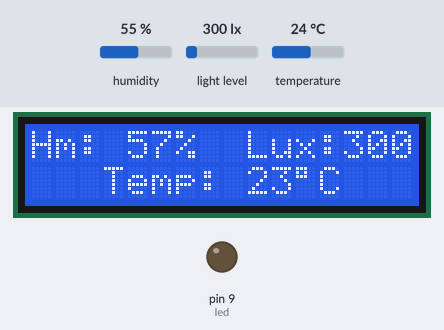
Simulated run of this sketch. Board: Arduino Uno, built with avr-gcc and run on an emulated ATmega328P. On the bench: 16×2 character LCD, output pins drawn as LEDs (lit = HIGH). The inputs (shaded band) are chosen by the test bench; at power-on: humidity 55 %, light level 300 lx, temperature 24 °C. What the sketch prints to the serial monitor is not drawn.

Above: at 2.9 s.
3.0 s: humidity set to 22 %
At 6.8 s:
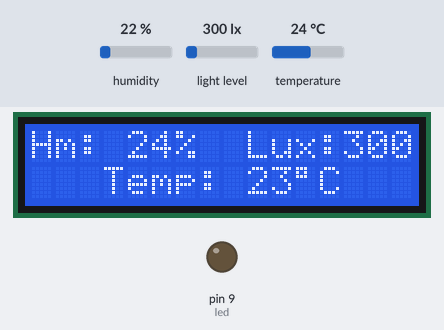
7.2 s: light level set to 40 lx
At 10.5 s:
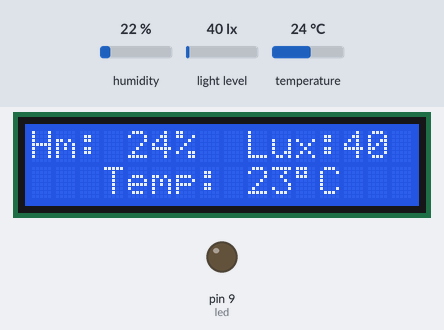
11.4 s: temperature set to 12 °C
At 15.3 s:
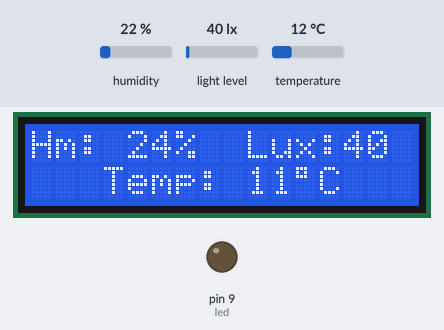
15.6 s: light level set to 500 lx
At 19.3 s:
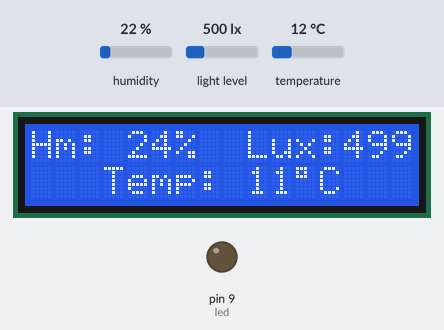
19.8 s: humidity set to 40 %
At 23.1 s:
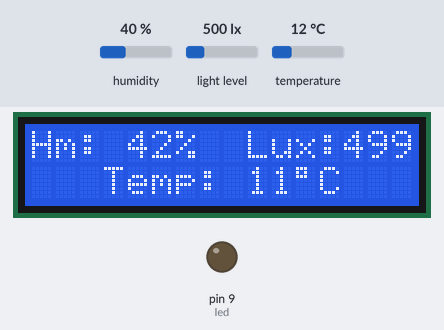
24.0 s: light level set to 1000 lx
At 28.1 s:
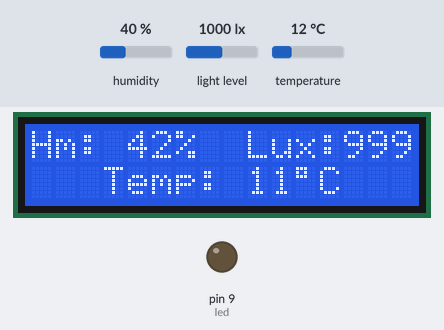
Timing chart, 0 to 29.1 s (numbered marks = the images above; inputs shaded):
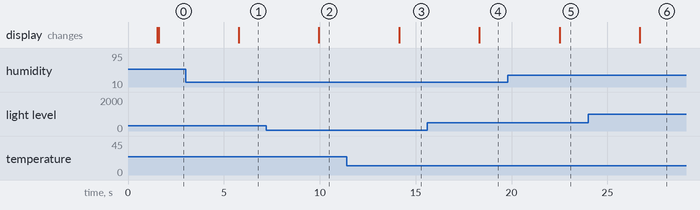

The sketch:

v1.3.ino
```cpp
#include <Wire.h>
#include <BH1750.h>
#include <LiquidCrystal.h>
#include <dht.h>
#define DHT11_PIN 10

dht DHT;
int led = 9;
BH1750 lightMeter;
long luxa;
long ygr;
long ther;

const int rs = 12, en = 11, d4 = 5, d5 = 4, d6 = 3, d7 = 2;
LiquidCrystal lcd(rs, en, d4, d5, d6, d7);

void setup(){

  Serial.begin(9600);
  pinMode (led,OUTPUT); //led or relay pin
  Wire.begin();
  lightMeter.begin();

}

long metrhsh()
  {
    uint16_t lux;
    lux = lightMeter.readLightLevel();
    return lux;
    delay(100);
  }

void loop() {
  int chk = DHT.read11(DHT11_PIN);
  luxa = metrhsh();
  ther = DHT.temperature - 1; // -1 for correction
  ygr = DHT.humidity + 2; // +2 for correction

  Serial.print("Light: ");
  Serial.print(luxa);
  Serial.println(" lx");
  delay(500);
  Serial.print("YGRASIA: ");
  Serial.print(ygr);
  Serial.println(" %");
  delay(500);
  Serial.print("THERMOKRASIA: ");
  Serial.print(ther);
  Serial.print((char)223);
  Serial.println(" C");
  delay(500);

  if (luxa < 10)
    {
      digitalWrite(led, HIGH);
      lcd.begin(16, 2);
      lcd.setCursor(0,0);
      lcd.print("Hm: ");
      lcd.setCursor(4,0);
      lcd.print(ygr);
      lcd.setCursor(6,0);
      lcd.print("%");
      lcd.setCursor(9,0);
      lcd.print("Lux: ");
      lcd.setCursor(13,0);
      lcd.print(luxa);
      lcd.setCursor(3,1);
      lcd.print("Temp: ");
      lcd.setCursor(9,1);
      lcd.print(ther);
      lcd.setCursor(11,1);
      lcd.print((char)223);
      lcd.setCursor(12,1);
      lcd.print("C");
      delay(500);
    }
  else
    {
      digitalWrite(led, LOW);
      lcd.begin(16, 2);
      lcd.setCursor(0,0);
      lcd.print("Hm: ");
      lcd.setCursor(4,0);
      lcd.print(ygr);
      lcd.setCursor(6,0);
      lcd.print("%");
      lcd.setCursor(9,0);
      lcd.print("Lux: ");
      lcd.setCursor(13,0);
      lcd.print(luxa);
      lcd.setCursor(3,1);
      lcd.print("Temp: ");
      lcd.setCursor(9,1);
      lcd.print(ther);
      lcd.setCursor(11,1);
      lcd.print((char)223);
      lcd.setCursor(12,1);
      lcd.print("C");
      delay(500);
    }

}
```

Measured:
- after the input at 3.0 s, the display: changes after 2.8 s (image 1)
- after the input at 7.2 s, the display: changes after 2.8 s (image 2)
- after the input at 11.4 s, the display: changes after 2.7 s (image 3)
- after the input at 15.6 s, the display: changes after 2.7 s (image 4)
- after the input at 19.8 s, the display: changes after 2.7 s (image 5)
- after the input at 24.0 s, the display: changes after 2.7 s (image 6)
